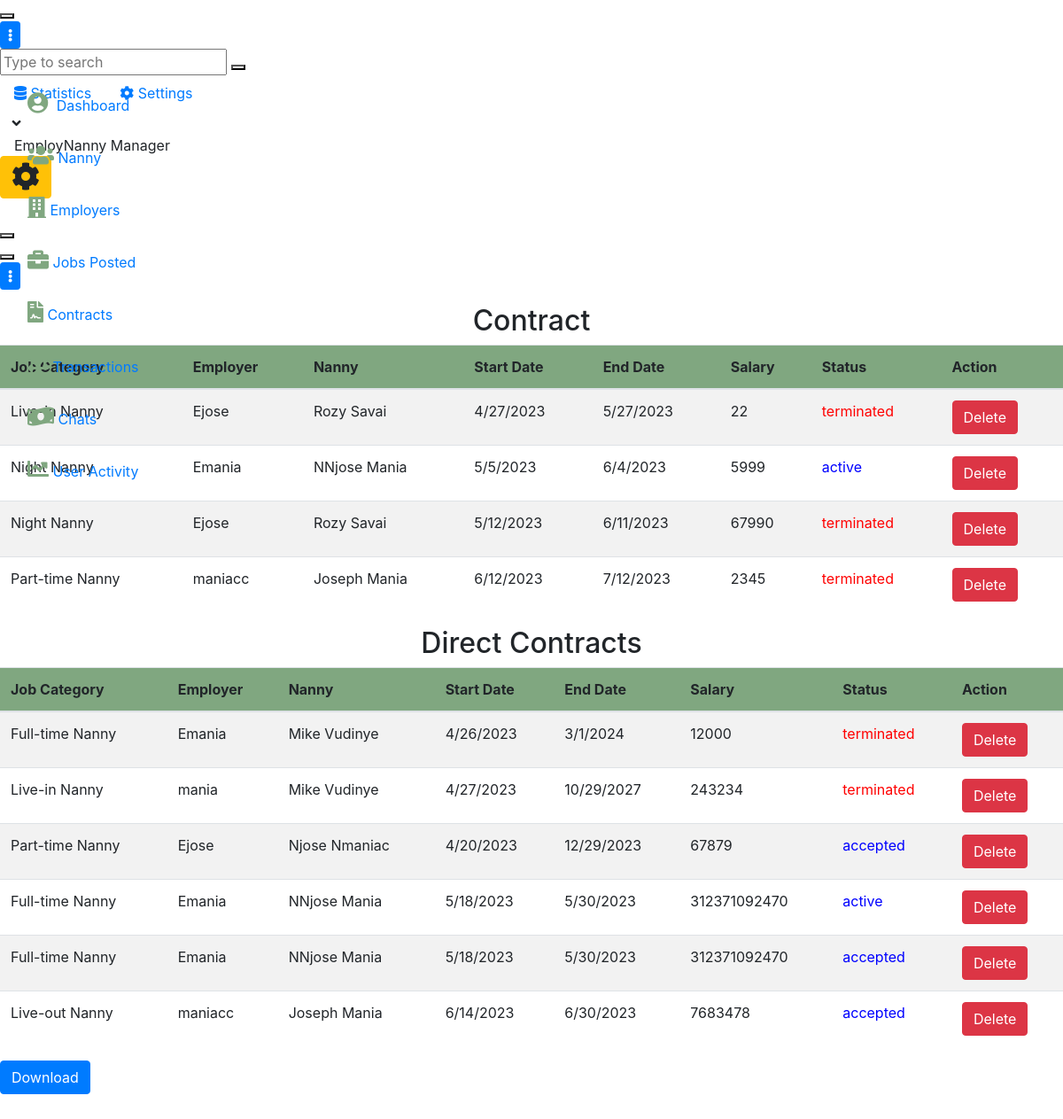
/reports/display_contracts, run on an earlier commit of the app's database.
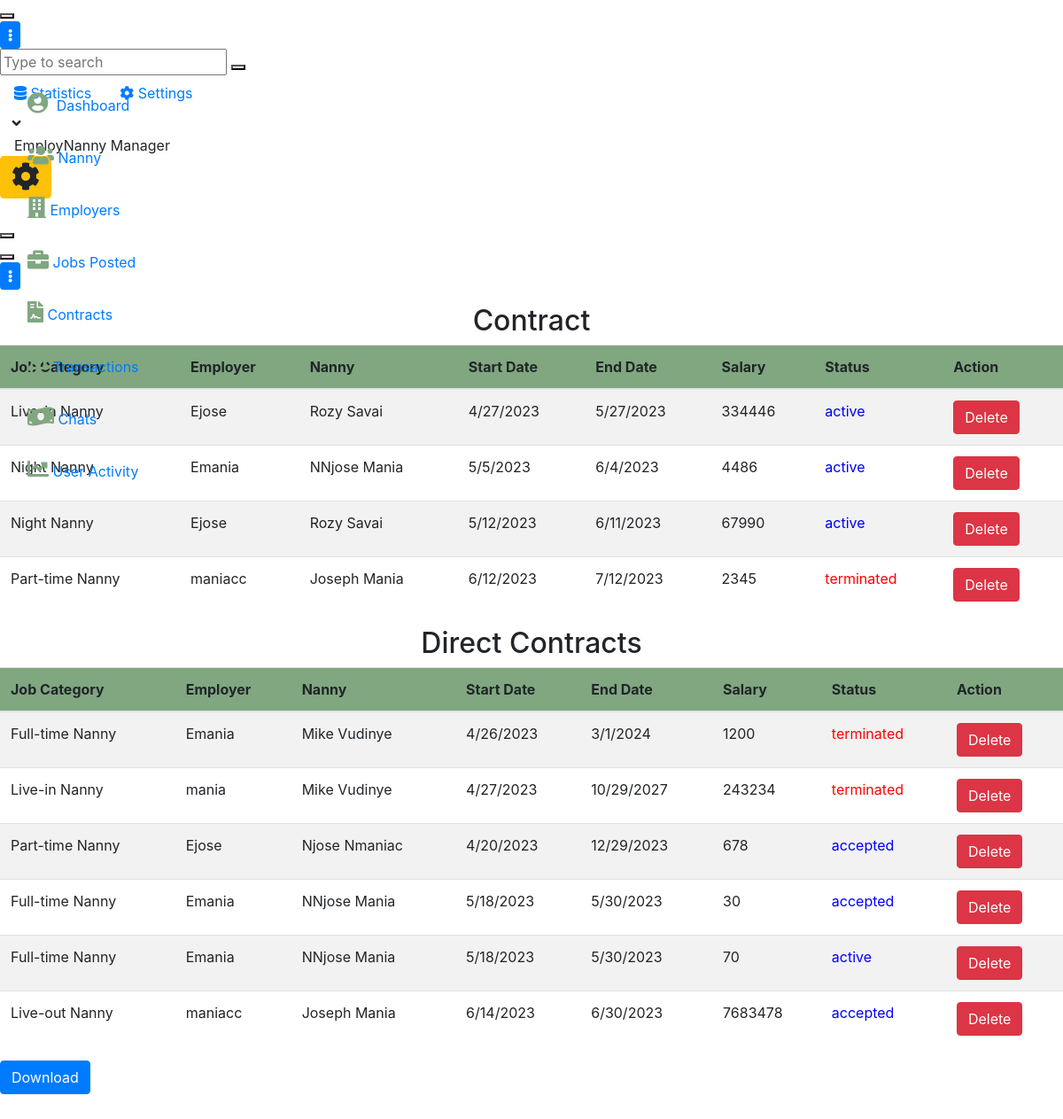
And on a later commit of the database.
### jobapp/models.py (models this page shows, shortened)
class ContractModel(models.Model):
    job = models.ForeignKey(jobModel, on_delete=models.CASCADE, default=1)
    nanny = models.ForeignKey(NannyDetails, on_delete=models.CASCADE, limit_choices_to={
                              'user__groups__name': 'nanny'}, default=1)
    employer = models.ForeignKey(User, on_delete=models.CASCADE,  limit_choices_to={
                                 'groups__name': 'employer'}, default=1)
    start_date = models.DateField(
        auto_now_add=True,  blank=True, null=True)
    end_date = models.DateField(default=timezone.now() + timedelta(days=30))
    duration = models.CharField(
        max_length=100, choices=CONTRACT_DURATION, default="pending")
    amount = models.DecimalField(max_digits=10, decimal_places=2, default=0)
    status = models.CharField(
        max_length=100, choices=CONTRACT_STATUS, default=CONTRACT_STATUS[0][0])
    company_commission = models.DecimalField(
        max_digits=10, decimal_places=2, default=0)

class jobModel(models.Model):
    employer = models.ForeignKey(User, on_delete=models.CASCADE)
    category = models.CharField(max_length=100, choices=CATEGORIES)
    city = models.CharField(max_length=100)
    addresss = models.CharField(max_length=100)
    salary = models.CharField(max_length=100)
    language = models.CharField(max_length=100)
    nanny_age = models.CharField(max_length=100, choices=AGE_GROUP_CHOICES)
    hours_per_day = models.IntegerField(default=2)
    start_date = models.DateField()
    years_of_experience = models.IntegerField(default=0)
    duration = models.CharField(max_length=100, choices=CONTRACT_DURATION)
    date_posted = models.DateTimeField(auto_now_add=True)
    job_description = models.TextField(blank=True)
    days_off = models.CharField(
        max_length=100, choices=DAYS_OFF_CHOICES, default='Every weekend')
    leave_available = models.BooleanField(choices=LEAVE_CHOICES, default=False)
    vacation_days_per_year = models.CharField(
        max_length=100, choices=VACATION_CHOICES, default='Two weeks')

class DirectContract(models.Model):
    nanny = models.ForeignKey(NannyDetails, on_delete=models.CASCADE)
    employer = models.ForeignKey(User, on_delete=models.CASCADE)
    job_category = models.CharField(
        max_length=100, choices=CATEGORIES, default="Full-time Nanny")
    city = models.CharField(max_length=100)
    salary = models.IntegerField()
    start_date = models.DateField()
    end_date = models.DateField()
    job_description = models.TextField(blank=True)
    status = models.CharField(
        max_length=100, choices=CONTRACT_STATUS, default="pending")
    amount_to_receive = models.IntegerField()
    company_commission = models.IntegerField()

### users/models.py (models this page shows, shortened)
class NannyDetails(models.Model):
    user = models.OneToOneField(User, on_delete=models.CASCADE)
    first_name = models.CharField(max_length=100)
    last_name = models.CharField(max_length=100)
    phone = models.IntegerField(default=0)
    city = models.CharField(max_length=100)
    address = models.CharField(max_length=200)
    id_number = models.IntegerField(default=0)
    level_of_education = models.CharField(
        max_length=100, choices=HIGHEST_LEVEL_EDUCATION)
    recommendation_letter = models.FileField(
        upload_to='recommendations/', null=True, blank=True)
    id_front_image = models.ImageField(
        upload_to='id_images/', default=0)
    id_back_image = models.ImageField(
        upload_to='id_images/', default=0)
    good_conduct_certificate = models.FileField(
        upload_to='good_conduct/', null=True, blank=True)
    nationality = models.CharField(max_length=100, choices=NATIONALITY_CHOICES)
    availability = models.CharField(
        max_length=100, choices=AVAILABILITY_CHOICES)
    language = models.CharField(max_length=200)
    date_joined = models.DateTimeField(auto_now_add=True)
    years_of_experience = models.IntegerField(default=0)
    age_bracket = models.CharField(
        max_length=100, choices=AGE_GROUP_CHOICES, default="N/A")
    description = models.TextField(blank=True)
    image = models.ImageField(
        default='default.jpg', upload_to='nanny_profile_pics')
    def __str__(self):
        return self.first_name + ' ' + self.last_name

### AdminReports/views.py (the view)
# urls.py: path('display_contracts', views.display_contracts, name="display_contracts"),
def display_contracts(request):
    contracts = ContractModel.objects.all()
    direct_contracts = DirectContract.objects.all()
    context = {
        'contracts': contracts,
        'direct_contracts': direct_contracts
    }
    return render(request, 'admin/contract_lists.html', context)

### AdminReports/templates/admin/contract_lists.html
  {% extends 'admin/baseadmin.html' %}
{% block content %}
</div>
                <div class="app-main__outer">
<div class="app-main__inner">
<h2 class="text-center">Contract</h2>
    <table class="table table-striped">
        <thead style="background-color: rgb(128, 167, 128);">
            <tr>
                <th>Job Category</th>
                <th>Employer</th>
                <th>Nanny</th>
                <th>Start Date</th>
                <th>End Date</th>
                <th>Salary</th>
                <th>Status</th>
                <th>Action</th>
            </tr>
        </thead>
        <tbody>
         {% for contract in contracts %}
    <tr>
        <td>{{ contract.job.category }}</td>
        <td>{{ contract.employer }}</td>
        <td>{{ contract.nanny }}</td>
        <td>{{ contract.start_date|date:"n/j/Y" }}</td>
        <td>{{ contract.end_date|date:"n/j/Y" }}</td>
        <td>{{ contract.job.salary }}</td>
        <td{% if contract.status == 'terminated' %} style="color: red;"{% elif contract.status == 'active' %} style="color: blue;"{% endif %}>{{ contract.status }}</td>
    <td><a href="{% url 'delete_contract' contract.id %}" class="btn btn-danger">Delete</a></td>
    </tr>
{% endfor %}
        </tbody>
    </table>
    <h2 class="text-center">Direct Contracts</h2>
    <table class="table table-striped">
        <thead style="background-color: rgb(128, 167, 128);">
            <tr>
                <th>Job Category</th>
                <th>Employer</th>
                <th>Nanny</th>
                <th>Start Date</th>
                <th>End Date</th>
                <th>Salary</th>
                <th>Status</th>
                <th>Action</th>
            </tr>
        </thead>
        <tbody>
            {% for direct_contract in direct_contracts %}
            <tr>
                <td>{{ direct_contract.job_category }}</td>
                <td>{{ direct_contract.employer }}</td>
                <td>{{ direct_contract.nanny }}</td>
                <td>{{ direct_contract.start_date|date:"n/j/Y" }}</td>
                <td>{{ direct_contract.end_date|date:"n/j/Y" }}</td>
                <td>{{ direct_contract.salary }}</td>
        <td{% if direct_contract.status == 'terminated' %} style="color: red;"{% elif direct_contract.status == 'active' %} style="color: blue;" {% elif direct_contract.status == 'accepted' %} style="color: blue;"{% endif %}>{{ direct_contract.status }}</td>
    <td><a href="{% url 'delete_direct_contract' direct_contract.id %}" class="btn btn-danger">Delete</a></td>
    </tr>
            {% endfor %}
        </tbody>
    </table>
    <a href="{% url 'generate_contract_pdf' %}" class="btn btn-primary">Download</a>
</div>
</div>
    {% endblock content%}

What changed in the data, as far as the page shows it:
changed ContractModel "Live-in Nanny": job.salary "22" → "334446"; status "terminated" → "active"
changed ContractModel "Emania": job.salary "5999" → "4486"
changed ContractModel (number 3 of 4 on the later page): status "terminated" → "active"
changed DirectContract (number 1 of 6 on the later page): salary "12000" → "1200"
changed DirectContract "Part-time Nanny": salary "67879" → "678"
changed DirectContract (number 4 of 6 on the later page): salary "312371092470" → "30"; status "active" → "accepted"
changed DirectContract: salary "312371092470" → "70"; status "accepted" → "active"
